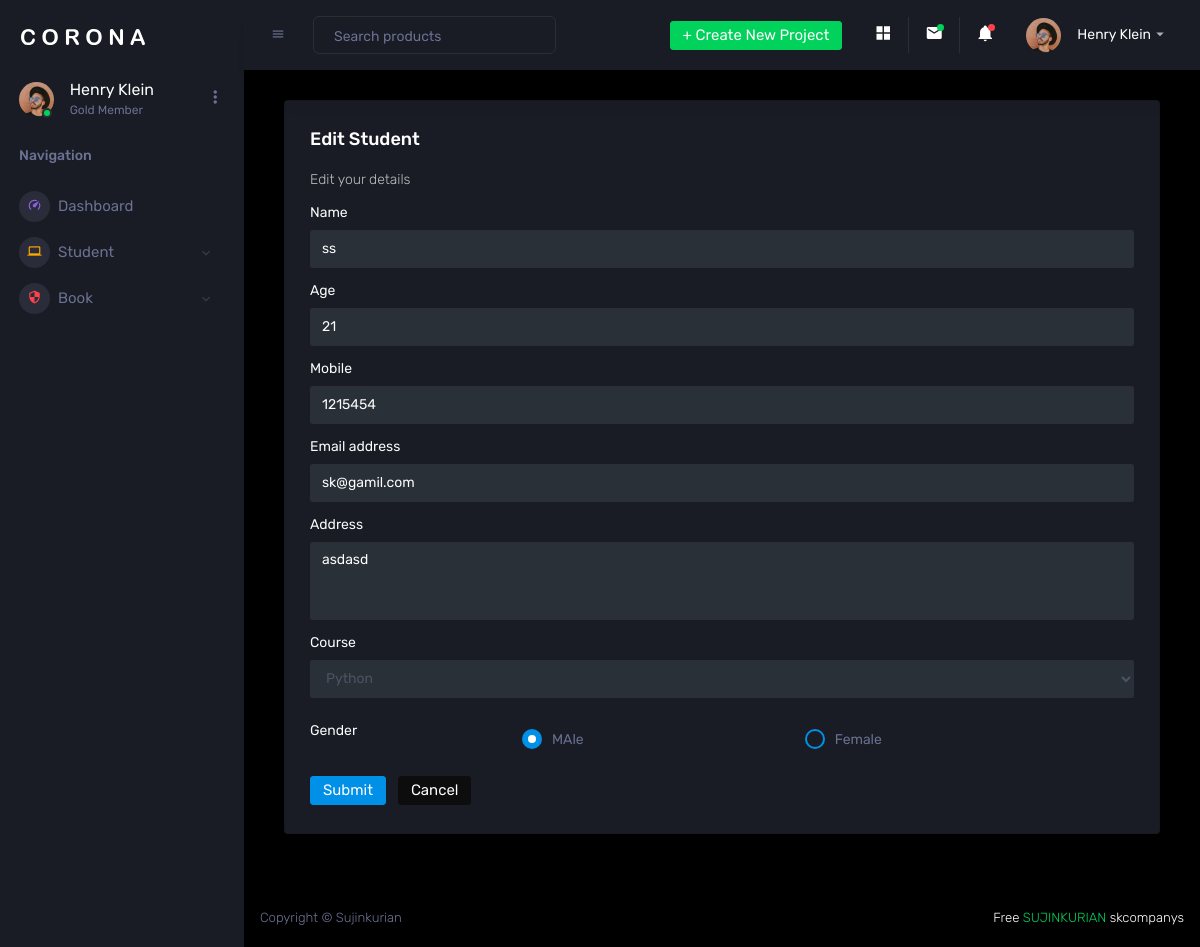
The app's page /libapp/edit_student/1 with its own data.
### libapp/models.py (models this page shows)
class student_db(models.Model):
    Name = models.CharField(max_length=50,null=True,blank=True)
    Age = models.IntegerField(null=True,blank=True)
    Mobile = models.IntegerField(null=True,blank=True)
    Email = models.EmailField(max_length=50,null=True,blank=True)
    Address = models.CharField(max_length=50,null=True,blank=True)
    Course = models.CharField(max_length=50,null=True,blank=True)
    Gender = models.CharField(max_length=50,null=True,blank=True)

### libapp/views.py (the view)
# urls.py: path('edit_student/<int:stud_id>', views.edit_student,name="edit_student"),
def edit_student(request,stud_id):
    data = student_db.objects.get(id=stud_id)
    return render(request,"edit_student.html",{'data':data})

### libapp/templates/edit_student.html (shortened to what this page needs)
<!DOCTYPE html>
{%extends 'lib.html'%}
{% block content %}
<html lang="en">
<head>
</head>
<body>
<div class="col-12 grid-margin stretch-card">
                <div class="card">
                  <div class="card-body">
                    <h4 class="card-title">Edit student</h4>
                    <p class="card-description"> Edit your details </p>
                    <form class="forms-sample" method="post" action="#">
                      <div class="form-group">
                        <label for="exampleInputName1">Name</label>
                        <input type="text"  value="{{data.Name}}" class="form-control" id="exampleInputName1" placeholder="Name" name="Name">
                      </div>
                      <div class="form-group">
                        <label for="exampleInputName1">Age</label>
                        <input type="text" value="{{data.Age}}" class="form-control"  placeholder="Age" name="Age">
                      </div>
                       <div class="form-group">
                        <label for="exampleInputEmail3">Mobile</label>
                        <input type="tel" value="{{data.Mobile}}" class="form-control" placeholder="Mobile" name="Mobile">
                      </div>
                      <div class="form-group">
                        <label for="exampleInputEmail3">Email address</label>
                        <input type="email" class="form-control" value="{{data.Email}}" id="exampleInputEmail3" placeholder="Email" name="Email">
                      </div>
                      <div class="form-group">
                        <label for="exampleTextarea1">Address</label>
                        <textarea class="form-control" id="exampleTextarea1" rows="4" name="address" value="{{data.Address}}">{{data.Address }}</textarea>
                      </div>
                  <div class="form-group">
                        <label >Course</label>
                        <select class="form-control" id="exampleselectcourse" name="course">
                            <option>{{data.Course}}</option>
                        </select>
                      </div>
                      <div class="form-group row">
                            <label class="col-sm-3 col-form-label">Gender</label>
                            <div class="col-sm-4">
                              <div class="form-check">
                                <label class="form-check-label">
                                  <input type="radio" class="form-check-input"  id="membershipRadios1" checked="" name="gender" value="Male"> MAle</label>
                              </div>
                            </div>
                            <div class="col-sm-5">
                              <div class="form-check">
                                <label class="form-check-label">
                                  <input type="radio" class="form-check-input"  id="membershipRadios2" name="gender" value="Female"> Female </label>
                              </div>
                            </div>
                          </div>
                      <button type="submit" class="btn btn-primary mr-2">Submit</button>
                      <button class="btn btn-dark">Cancel</button>
                    </form>
                  </div>
                </div>
              </div>
</body>
</html>
{% endblock %}

### records on screen
student_db: Name "ss", Age "21", Mobile "1215454", Email "sk@gamil.com", address "asdasd", course "Python"
